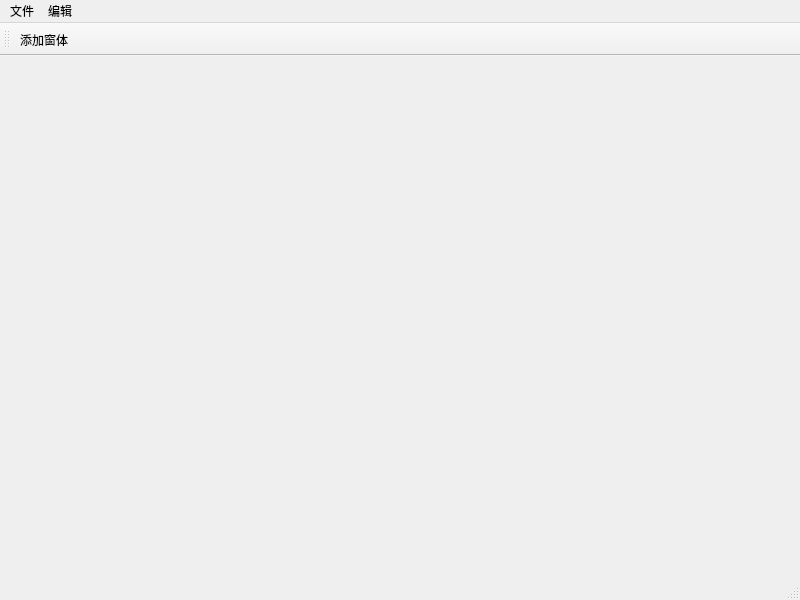
<?xml version="1.0" encoding="UTF-8"?>
<ui version="4.0">
 <class>ChildrenForm</class>
 <widget class="QMainWindow" name="ChildrenForm">
  <property name="geometry">
   <rect>
    <x>0</x>
    <y>0</y>
    <width>800</width>
    <height>600</height>
   </rect>
  </property>
  <property name="windowTitle">
   <string>MainWindow</string>
  </property>
  <widget class="QWidget" name="centralwidget">
   <widget class="QWidget" name="gridLayoutWidget">
    <property name="geometry">
     <rect>
      <x>120</x>
      <y>40</y>
      <width>601</width>
      <height>431</height>
     </rect>
    </property>
    <layout class="QGridLayout" name="MaingridLayout"/>
   </widget>
  </widget>
  <widget class="QMenuBar" name="menubar">
   <property name="geometry">
    <rect>
     <x>0</x>
     <y>0</y>
     <width>800</width>
     <height>23</height>
    </rect>
   </property>
   <widget class="QMenu" name="menu">
    <property name="title">
     <string>文件</string>
    </property>
    <addaction name="fileOpenAction"/>
    <addaction name="fileNewAction"/>
    <addaction name="fileCloseAction"/>
   </widget>
   <widget class="QMenu" name="menu_2">
    <property name="title">
     <string>编辑</string>
    </property>
   </widget>
   <addaction name="menu"/>
   <addaction name="menu_2"/>
  </widget>
  <widget class="QStatusBar" name="statusbar"/>
  <widget class="QToolBar" name="toolBar">
   <property name="windowTitle">
    <string>toolBar</string>
   </property>
   <attribute name="toolBarArea">
    <enum>TopToolBarArea</enum>
   </attribute>
   <attribute name="toolBarBreak">
    <bool>false</bool>
   </attribute>
   <addaction name="addWinAction"/>
  </widget>
  <action name="fileOpenAction">
   <property name="text">
    <string>Open</string>
   </property>
   <property name="shortcut">
    <string>Alt+S</string>
   </property>
  </action>
  <action name="addWinAction">
   <property name="text">
    <string>添加窗体</string>
   </property>
   <property name="toolTip">
    <string>添加窗体</string>
   </property>
  </action>
  <action name="fileNewAction">
   <property name="text">
    <string>New</string>
   </property>
   <property name="shortcut">
    <string>Alt+N</string>
   </property>
  </action>
  <action name="fileCloseAction">
   <property name="text">
    <string>Close</string>
   </property>
   <property name="shortcut">
    <string>Alt+C</string>
   </property>
  </action>
 </widget>
 <resources/>
 <connections/>
</ui>
